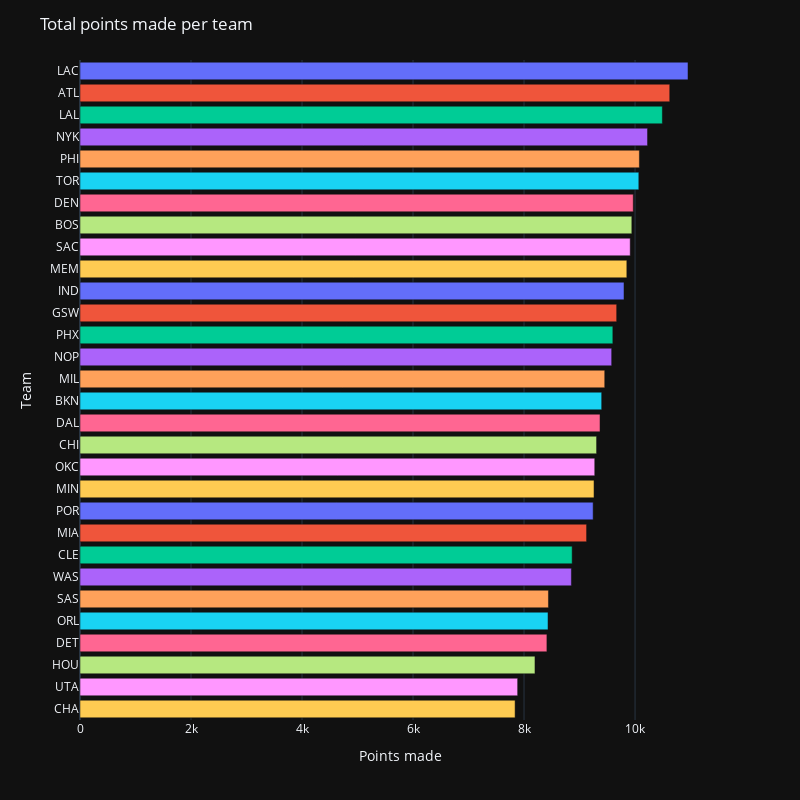

Here is the notebook cell this chart was saved with:
### Code cell
px.bar(data_frame=df_times,
       x='PTS',
       y='Team',
       orientation='h',
       color='Team',
       template='plotly_dark',
       height=800,
       width=800).update_layout(title='Total points made per team',
                                xaxis_title='Points made',
                                yaxis_title='Team',
                                showlegend=False)

### Figure 1 — Plotly figure (JSON) as saved in the notebook; plotly's stock layout.template omitted (floating-point values rounded to 4 significant figures)
{"data": [{"alignmentgroup": "True", "hovertemplate": "Team=%{y}<br>PTS=%{x}<extra></extra>", "legendgroup": "LAC", "marker": {"color": "#636efa", "pattern": {"shape": ""}}, "name": "LAC", "offsetgroup": "LAC", "orientation": "h", "showlegend": true, "textposition": "auto", "type": "bar", "x": [10954], "xaxis": "x", "y": ["LAC"], "yaxis": "y"}, {"alignmentgroup": "True", "hovertemplate": "Team=%{y}<br>PTS=%{x}<extra></extra>", "legendgroup": "ATL", "marker": {"color": "#EF553B", "pattern": {"shape": ""}}, "name": "ATL", "offsetgroup": "ATL", "orientation": "h", "showlegend": true, "textposition": "auto", "type": "bar", "x": [10625], "xaxis": "x", "y": ["ATL"], "yaxis": "y"}, {"alignmentgroup": "True", "hovertemplate": "Team=%{y}<br>PTS=%{x}<extra></extra>", "legendgroup": "LAL", "marker": {"color": "#00cc96", "pattern": {"shape": ""}}, "name": "LAL", "offsetgroup": "LAL", "orientation": "h", "showlegend": true, "textposition": "auto", "type": "bar", "x": [10492], "xaxis": "x", "y": ["LAL"], "yaxis": "y"}, {"alignmentgroup": "True", "hovertemplate": "Team=%{y}<br>PTS=%{x}<extra></extra>", "legendgroup": "NYK", "marker": {"color": "#ab63fa", "pattern": {"shape": ""}}, "name": "NYK", "offsetgroup": "NYK", "orientation": "h", "showlegend": true, "textposition": "auto", "type": "bar", "x": [10225], "xaxis": "x", "y": ["NYK"], "yaxis": "y"}, {"alignmentgroup": "True", "hovertemplate": "Team=%{y}<br>PTS=%{x}<extra></extra>", "legendgroup": "PHI", "marker": {"color": "#FFA15A", "pattern": {"shape": ""}}, "name": "PHI", "offsetgroup": "PHI", "orientation": "h", "showlegend": true, "textposition": "auto", "type": "bar", "x": [10078], "xaxis": "x", "y": ["PHI"], "yaxis": "y"}, {"alignmentgroup": "True", "hovertemplate": "Team=%{y}<br>PTS=%{x}<extra></extra>", "legendgroup": "TOR", "marker": {"color": "#19d3f3", "pattern": {"shape": ""}}, "name": "TOR", "offsetgroup": "TOR", "orientation": "h", "showlegend": true, "textposition": "auto", "type": "bar", "x": [10068], "xaxis": "x", "y": ["TOR"], "yaxis": "y"}, {"alignmentgroup": "True", "hovertemplate": "Team=%{y}<br>PTS=%{x}<extra></extra>", "legendgroup": "DEN", "marker": {"color": "#FF6692", "pattern": {"shape": ""}}, "name": "DEN", "offsetgroup": "DEN", "orientation": "h", "showlegend": true, "textposition": "auto", "type": "bar", "x": [9968], "xaxis": "x", "y": ["DEN"], "yaxis": "y"}, {"alignmentgroup": "True", "hovertemplate": "Team=%{y}<br>PTS=%{x}<extra></extra>", "legendgroup": "BOS", "marker": {"color": "#B6E880", "pattern": {"shape": ""}}, "name": "BOS", "offsetgroup": "BOS", "orientation": "h", "showlegend": true, "textposition": "auto", "type": "bar", "x": [9942], "xaxis": "x", "y": ["BOS"], "yaxis": "y"}, {"alignmentgroup": "True", "hovertemplate": "Team=%{y}<br>PTS=%{x}<extra></extra>", "legendgroup": "SAC", "marker": {"color": "#FF97FF", "pattern": {"shape": ""}}, "name": "SAC", "offsetgroup": "SAC", "orientation": "h", "showlegend": true, "textposition": "auto", "type": "bar", "x": [9913], "xaxis": "x", "y": ["SAC"], "yaxis": "y"}, {"alignmentgroup": "True", "hovertemplate": "Team=%{y}<br>PTS=%{x}<extra></extra>", "legendgroup": "MEM", "marker": {"color": "#FECB52", "pattern": {"shape": ""}}, "name": "MEM", "offsetgroup": "MEM", "orientation": "h", "showlegend": true, "textposition": "auto", "type": "bar", "x": [9852], "xaxis": "x", "y": ["MEM"], "yaxis": "y"}, {"alignmentgroup": "True", "hovertemplate": "Team=%{y}<br>PTS=%{x}<extra></extra>", "legendgroup": "IND", "marker": {"color": "#636efa", "pattern": {"shape": ""}}, "name": "IND", "offsetgroup": "IND", "orientation": "h", "showlegend": true, "textposition": "auto", "type": "bar", "x": [9801], "xaxis": "x", "y": ["IND"], "yaxis": "y"}, {"alignmentgroup": "True", "hovertemplate": "Team=%{y}<br>PTS=%{x}<extra></extra>", "legendgroup": "GSW", "marker": {"color": "#EF553B", "pattern": {"shape": ""}}, "name": "GSW", "offsetgroup": "GSW", "orientation": "h", "showlegend": true, "textposition": "auto", "type": "bar", "x": [9669], "xaxis": "x", "y": ["GSW"], "yaxis": "y"}, {"alignmentgroup": "True", "hovertemplate": "Team=%{y}<br>PTS=%{x}<extra></extra>", "legendgroup": "PHX", "marker": {"color": "#00cc96", "pattern": {"shape": ""}}, "name": "PHX", "offsetgroup": "PHX", "orientation": "h", "showlegend": true, "textposition": "auto", "type": "bar", "x": [9600], "xaxis": "x", "y": ["PHX"], "yaxis": "y"}, {"alignmentgroup": "True", "hovertemplate": "Team=%{y}<br>PTS=%{x}<extra></extra>", "legendgroup": "NOP", "marker": {"color": "#ab63fa", "pattern": {"shape": ""}}, "name": "NOP", "offsetgroup": "NOP", "orientation": "h", "showlegend": true, "textposition": "auto", "type": "bar", "x": [9579], "xaxis": "x", "y": ["NOP"], "yaxis": "y"}, {"alignmentgroup": "True", "hovertemplate": "Team=%{y}<br>PTS=%{x}<extra></extra>", "legendgroup": "MIL", "marker": {"color": "#FFA15A", "pattern": {"shape": ""}}, "name": "MIL", "offsetgroup": "MIL", "orientation": "h", "showlegend": true, "textposition": "auto", "type": "bar", "x": [9454], "xaxis": "x", "y": ["MIL"], "yaxis": "y"}, {"alignmentgroup": "True", "hovertemplate": "Team=%{y}<br>PTS=%{x}<extra></extra>", "legendgroup": "BKN", "marker": {"color": "#19d3f3", "pattern": {"shape": ""}}, "name": "BKN", "offsetgroup": "BKN", "orientation": "h", "showlegend": true, "textposition": "auto", "type": "bar", "x": [9399], "xaxis": "x", "y": ["BKN"], "yaxis": "y"}, {"alignmentgroup": "True", "hovertemplate": "Team=%{y}<br>PTS=%{x}<extra></extra>", "legendgroup": "DAL", "marker": {"color": "#FF6692", "pattern": {"shape": ""}}, "name": "DAL", "offsetgroup": "DAL", "orientation": "h", "showlegend": true, "textposition": "auto", "type": "bar", "x": [9369], "xaxis": "x", "y": ["DAL"], "yaxis": "y"}, {"alignmentgroup": "True", "hovertemplate": "Team=%{y}<br>PTS=%{x}<extra></extra>", "legendgroup": "CHI", "marker": {"color": "#B6E880", "pattern": {"shape": ""}}, "name": "CHI", "offsetgroup": "CHI", "orientation": "h", "showlegend": true, "textposition": "auto", "type": "bar", "x": [9307], "xaxis": "x", "y": ["CHI"], "yaxis": "y"}, {"alignmentgroup": "True", "hovertemplate": "Team=%{y}<br>PTS=%{x}<extra></extra>", "legendgroup": "OKC", "marker": {"color": "#FF97FF", "pattern": {"shape": ""}}, "name": "OKC", "offsetgroup": "OKC", "orientation": "h", "showlegend": true, "textposition": "auto", "type": "bar", "x": [9274], "xaxis": "x", "y": ["OKC"], "yaxis": "y"}, {"alignmentgroup": "True", "hovertemplate": "Team=%{y}<br>PTS=%{x}<extra></extra>", "legendgroup": "MIN", "marker": {"color": "#FECB52", "pattern": {"shape": ""}}, "name": "MIN", "offsetgroup": "MIN", "orientation": "h", "showlegend": true, "textposition": "auto", "type": "bar", "x": [9261], "xaxis": "x", "y": ["MIN"], "yaxis": "y"}, {"alignmentgroup": "True", "hovertemplate": "Team=%{y}<br>PTS=%{x}<extra></extra>", "legendgroup": "POR", "marker": {"color": "#636efa", "pattern": {"shape": ""}}, "name": "POR", "offsetgroup": "POR", "orientation": "h", "showlegend": true, "textposition": "auto", "type": "bar", "x": [9245], "xaxis": "x", "y": ["POR"], "yaxis": "y"}, {"alignmentgroup": "True", "hovertemplate": "Team=%{y}<br>PTS=%{x}<extra></extra>", "legendgroup": "MIA", "marker": {"color": "#EF553B", "pattern": {"shape": ""}}, "name": "MIA", "offsetgroup": "MIA", "orientation": "h", "showlegend": true, "textposition": "auto", "type": "bar", "x": [9127], "xaxis": "x", "y": ["MIA"], "yaxis": "y"}, {"alignmentgroup": "True", "hovertemplate": "Team=%{y}<br>PTS=%{x}<extra></extra>", "legendgroup": "CLE", "marker": {"color": "#00cc96", "pattern": {"shape": ""}}, "name": "CLE", "offsetgroup": "CLE", "orientation": "h", "showlegend": true, "textposition": "auto", "type": "bar", "x": [8867], "xaxis": "x", "y": ["CLE"], "yaxis": "y"}, {"alignmentgroup": "True", "hovertemplate": "Team=%{y}<br>PTS=%{x}<extra></extra>", "legendgroup": "WAS", "marker": {"color": "#ab63fa", "pattern": {"shape": ""}}, "name": "WAS", "offsetgroup": "WAS", "orientation": "h", "showlegend": true, "textposition": "auto", "type": "bar", "x": [8853], "xaxis": "x", "y": ["WAS"], "yaxis": "y"}, {"alignmentgroup": "True", "hovertemplate": "Team=%{y}<br>PTS=%{x}<extra></extra>", "legendgroup": "SAS", "marker": {"color": "#FFA15A", "pattern": {"shape": ""}}, "name": "SAS", "offsetgroup": "SAS", "orientation": "h", "showlegend": true, "textposition": "auto", "type": "bar", "x": [8440], "xaxis": "x", "y": ["SAS"], "yaxis": "y"}, {"alignmentgroup": "True", "hovertemplate": "Team=%{y}<br>PTS=%{x}<extra></extra>", "legendgroup": "ORL", "marker": {"color": "#19d3f3", "pattern": {"shape": ""}}, "name": "ORL", "offsetgroup": "ORL", "orientation": "h", "showlegend": true, "textposition": "auto", "type": "bar", "x": [8432], "xaxis": "x", "y": ["ORL"], "yaxis": "y"}, {"alignmentgroup": "True", "hovertemplate": "Team=%{y}<br>PTS=%{x}<extra></extra>", "legendgroup": "DET", "marker": {"color": "#FF6692", "pattern": {"shape": ""}}, "name": "DET", "offsetgroup": "DET", "orientation": "h", "showlegend": true, "textposition": "auto", "type": "bar", "x": [8412], "xaxis": "x", "y": ["DET"], "yaxis": "y"}, {"alignmentgroup": "True", "hovertemplate": "Team=%{y}<br>PTS=%{x}<extra></extra>", "legendgroup": "HOU", "marker": {"color": "#B6E880", "pattern": {"shape": ""}}, "name": "HOU", "offsetgroup": "HOU", "orientation": "h", "showlegend": true, "textposition": "auto", "type": "bar", "x": [8197], "xaxis": "x", "y": ["HOU"], "yaxis": "y"}, {"alignmentgroup": "True", "hovertemplate": "Team=%{y}<br>PTS=%{x}<extra></extra>", "legendgroup": "UTA", "marker": {"color": "#FF97FF", "pattern": {"shape": ""}}, "name": "UTA", "offsetgroup": "UTA", "orientation": "h", "showlegend": true, "textposition": "auto", "type": "bar", "x": [7885], "xaxis": "x", "y": ["UTA"], "yaxis": "y"}, {"alignmentgroup": "True", "hovertemplate": "Team=%{y}<br>PTS=%{x}<extra></extra>", "legendgroup": "CHA", "marker": {"color": "#FECB52", "pattern": {"shape": ""}}, "name": "CHA", "offsetgroup": "CHA", "orientation": "h", "showlegend": true, "textposition": "auto", "type": "bar", "x": [7839], "xaxis": "x", "y": ["CHA"], "yaxis": "y"}], "layout": {"barmode": "relative", "height": 800, "legend": {"title": {"text": "Team"}, "tracegroupgap": 0}, "margin": {"t": 60}, "showlegend": false, "title": {"text": "Total points made per team"}, "width": 800, "xaxis": {"anchor": "y", "domain": [0, 1], "title": {"text": "Points made"}}, "yaxis": {"anchor": "x", "categoryarray": ["CHA", "UTA", "HOU", "DET", "ORL", "SAS", "WAS", "CLE", "MIA", "POR", "MIN", "OKC", "CHI", "DAL", "BKN", "MIL", "NOP", "PHX", "GSW", "IND", "MEM", "SAC", "BOS", "DEN", "TOR", "PHI", "NYK", "LAL", "ATL", "LAC"], "categoryorder": "array", "domain": [0, 1], "title": {"text": "Team"}}}}
